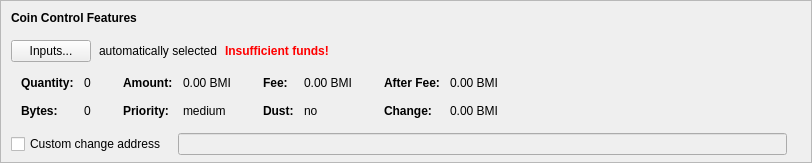
    <widget class="QFrame" name="frameCoinControl">
     <property name="sizePolicy">
      <sizepolicy hsizetype="Expanding" vsizetype="Expanding">
       <horstretch>0</horstretch>
       <verstretch>0</verstretch>
      </sizepolicy>
     </property>
     <property name="maximumSize">
      <size>
       <width>16777215</width>
       <height>16777215</height>
      </size>
     </property>
     <property name="frameShape">
      <enum>QFrame::StyledPanel</enum>
     </property>
     <property name="frameShadow">
      <enum>QFrame::Sunken</enum>
     </property>
     <layout class="QVBoxLayout" name="verticalLayoutCoinControl2">
      <property name="spacing">
       <number>0</number>
      </property>
      <property name="leftMargin">
       <number>0</number>
      </property>
      <property name="topMargin">
       <number>0</number>
      </property>
      <property name="rightMargin">
       <number>0</number>
      </property>
      <property name="bottomMargin">
       <number>6</number>
      </property>
      <item>
       <layout class="QVBoxLayout" name="verticalLayoutCoinControl" stretch="0,0,0,0,1">
        <property name="spacing">
         <number>0</number>
        </property>
        <property name="leftMargin">
         <number>10</number>
        </property>
        <property name="topMargin">
         <number>10</number>
        </property>
        <item>
         <layout class="QHBoxLayout" name="horizontalLayoutCoinControl1">
          <property name="bottomMargin">
           <number>15</number>
          </property>
          <item>
           <widget class="QLabel" name="labelCoinControlFeatures">
            <property name="sizePolicy">
             <sizepolicy hsizetype="Preferred" vsizetype="Maximum">
              <horstretch>0</horstretch>
              <verstretch>0</verstretch>
             </sizepolicy>
            </property>
            <property name="font">
             <font>
              <weight>75</weight>
              <bold>true</bold>
             </font>
            </property>
            <property name="styleSheet">
             <string notr="true">font-weight:bold;</string>
            </property>
            <property name="text">
             <string>Coin Control Features</string>
            </property>
           </widget>
          </item>
         </layout>
        </item>
        <item>
         <layout class="QHBoxLayout" name="horizontalLayoutCoinControl2" stretch="0,0,0,0">
          <property name="spacing">
           <number>8</number>
          </property>
          <property name="bottomMargin">
           <number>10</number>
          </property>
          <item>
           <widget class="QPushButton" name="pushButtonCoinControl">
            <property name="styleSheet">
             <string notr="true"/>
            </property>
            <property name="text">
             <string>Inputs...</string>
            </property>
            <property name="autoDefault">
             <bool>false</bool>
            </property>
           </widget>
          </item>
          <item>
           <widget class="QLabel" name="labelCoinControlAutomaticallySelected">
            <property name="text">
             <string>automatically selected</string>
            </property>
            <property name="margin">
             <number>5</number>
            </property>
           </widget>
          </item>
          <item>
           <widget class="QLabel" name="labelCoinControlInsuffFunds">
            <property name="font">
             <font>
              <weight>75</weight>
              <bold>true</bold>
             </font>
            </property>
            <property name="styleSheet">
             <string notr="true">color:red;font-weight:bold;</string>
            </property>
            <property name="text">
             <string>Insufficient funds!</string>
            </property>
            <property name="margin">
             <number>5</number>
            </property>
           </widget>
          </item>
          <item>
           <spacer name="horizontalSpacerCoinControl">
            <property name="orientation">
             <enum>Qt::Horizontal</enum>
            </property>
            <property name="sizeHint" stdset="0">
             <size>
              <width>40</width>
              <height>1</height>
             </size>
            </property>
           </spacer>
          </item>
         </layout>
        </item>
        <item>
         <widget class="QWidget" name="widgetCoinControl" native="true">
          <property name="sizePolicy">
           <sizepolicy hsizetype="Preferred" vsizetype="Preferred">
            <horstretch>0</horstretch>
            <verstretch>0</verstretch>
           </sizepolicy>
          </property>
          <property name="minimumSize">
           <size>
            <width>0</width>
            <height>0</height>
           </size>
          </property>
          <property name="styleSheet">
           <string notr="true"/>
          </property>
          <layout class="QHBoxLayout" name="horizontalLayoutCoinControl5">
           <property name="leftMargin">
            <number>0</number>
           </property>
           <property name="topMargin">
            <number>0</number>
           </property>
           <property name="rightMargin">
            <number>0</number>
           </property>
           <property name="bottomMargin">
            <number>0</number>
           </property>
           <item>
            <layout class="QHBoxLayout" name="horizontalLayoutCoinControl3" stretch="0,0,0,1">
             <property name="spacing">
              <number>20</number>
             </property>
             <property name="topMargin">
              <number>0</number>
             </property>
             <property name="bottomMargin">
              <number>10</number>
             </property>
             <item>
              <layout class="QFormLayout" name="formLayoutCoinControl1">
               <property name="horizontalSpacing">
                <number>10</number>
               </property>
               <property name="verticalSpacing">
                <number>14</number>
               </property>
               <property name="leftMargin">
                <number>10</number>
               </property>
               <property name="topMargin">
                <number>4</number>
               </property>
               <property name="rightMargin">
                <number>6</number>
               </property>
               <item row="0" column="0">
                <widget class="QLabel" name="labelCoinControlQuantityText">
                 <property name="font">
                  <font>
                   <weight>75</weight>
                   <bold>true</bold>
                  </font>
                 </property>
                 <property name="text">
                  <string>Quantity:</string>
                 </property>
                 <property name="margin">
                  <number>0</number>
                 </property>
                </widget>
               </item>
               <item row="0" column="1">
                <widget class="QLabel" name="labelCoinControlQuantity">
                 <property name="cursor">
                  <cursorShape>IBeamCursor</cursorShape>
                 </property>
                 <property name="contextMenuPolicy">
                  <enum>Qt::ActionsContextMenu</enum>
                 </property>
                 <property name="text">
                  <string notr="true">0</string>
                 </property>
                 <property name="margin">
                  <number>0</number>
                 </property>
                 <property name="textInteractionFlags">
                  <set>Qt::LinksAccessibleByMouse|Qt::TextSelectableByKeyboard|Qt::TextSelectableByMouse</set>
                 </property>
                </widget>
               </item>
               <item row="1" column="0">
                <widget class="QLabel" name="labelCoinControlBytesText">
                 <property name="font">
                  <font>
                   <weight>75</weight>
                   <bold>true</bold>
                  </font>
                 </property>
                 <property name="text">
                  <string>Bytes:</string>
                 </property>
                </widget>
               </item>
               <item row="1" column="1">
                <widget class="QLabel" name="labelCoinControlBytes">
                 <property name="cursor">
                  <cursorShape>IBeamCursor</cursorShape>
                 </property>
                 <property name="contextMenuPolicy">
                  <enum>Qt::ActionsContextMenu</enum>
                 </property>
                 <property name="text">
                  <string notr="true">0</string>
                 </property>
                 <property name="textInteractionFlags">
                  <set>Qt::LinksAccessibleByMouse|Qt::TextSelectableByKeyboard|Qt::TextSelectableByMouse</set>
                 </property>
                </widget>
               </item>
              </layout>
             </item>
             <item>
              <layout class="QFormLayout" name="formLayoutCoinControl2">
               <property name="horizontalSpacing">
                <number>10</number>
               </property>
               <property name="verticalSpacing">
                <number>14</number>
               </property>
               <property name="leftMargin">
                <number>6</number>
               </property>
               <property name="topMargin">
                <number>4</number>
               </property>
               <property name="rightMargin">
                <number>6</number>
               </property>
               <item row="0" column="0">
                <widget class="QLabel" name="labelCoinControlAmountText">
                 <property name="font">
                  <font>
                   <weight>75</weight>
                   <bold>true</bold>
                  </font>
                 </property>
                 <property name="text">
                  <string>Amount:</string>
                 </property>
                 <property name="margin">
                  <number>0</number>
                 </property>
                </widget>
               </item>
               <item row="0" column="1">
                <widget class="QLabel" name="labelCoinControlAmount">
                 <property name="cursor">
                  <cursorShape>IBeamCursor</cursorShape>
                 </property>
                 <property name="contextMenuPolicy">
                  <enum>Qt::ActionsContextMenu</enum>
                 </property>
                 <property name="text">
                  <string notr="true">0.00 BMI</string>
                 </property>
                 <property name="textInteractionFlags">
                  <set>Qt::LinksAccessibleByMouse|Qt::TextSelectableByKeyboard|Qt::TextSelectableByMouse</set>
                 </property>
                </widget>
               </item>
               <item row="1" column="0">
                <widget class="QLabel" name="labelCoinControlPriorityText">
                 <property name="font">
                  <font>
                   <weight>75</weight>
                   <bold>true</bold>
                  </font>
                 </property>
                 <property name="text">
                  <string>Priority:</string>
                 </property>
                </widget>
               </item>
               <item row="1" column="1">
                <widget class="QLabel" name="labelCoinControlPriority">
                 <property name="cursor">
                  <cursorShape>IBeamCursor</cursorShape>
                 </property>
                 <property name="contextMenuPolicy">
                  <enum>Qt::ActionsContextMenu</enum>
                 </property>
                 <property name="text">
                  <string notr="true">medium</string>
                 </property>
                 <property name="textInteractionFlags">
                  <set>Qt::LinksAccessibleByMouse|Qt::TextSelectableByKeyboard|Qt::TextSelectableByMouse</set>
                 </property>
                </widget>
               </item>
              </layout>
             </item>
             <item>
              <layout class="QFormLayout" name="formLayoutCoinControl3">
               <property name="horizontalSpacing">
                <number>10</number>
               </property>
               <property name="verticalSpacing">
                <number>14</number>
               </property>
               <property name="leftMargin">
                <number>6</number>
               </property>
               <property name="topMargin">
                <number>4</number>
               </property>
               <property name="rightMargin">
                <number>6</number>
               </property>
               <item row="0" column="0">
                <widget class="QLabel" name="labelCoinControlFeeText">
                 <property name="font">
                  <font>
                   <weight>75</weight>
                   <bold>true</bold>
                  </font>
                 </property>
                 <property name="text">
                  <string>Fee:</string>
                 </property>
                 <property name="margin">
                  <number>0</number>
                 </property>
                </widget>
               </item>
               <item row="0" column="1">
                <widget class="QLabel" name="labelCoinControlFee">
                 <property name="cursor">
                  <cursorShape>IBeamCursor</cursorShape>
                 </property>
                 <property name="contextMenuPolicy">
                  <enum>Qt::ActionsContextMenu</enum>
                 </property>
                 <property name="text">
                  <string notr="true">0.00 BMI</string>
                 </property>
                 <property name="textInteractionFlags">
                  <set>Qt::LinksAccessibleByMouse|Qt::TextSelectableByKeyboard|Qt::TextSelectableByMouse</set>
                 </property>
                </widget>
               </item>
               <item row="1" column="0">
                <widget class="QLabel" name="labelCoinControlLowOutputText">
                 <property name="font">
                  <font>
                   <weight>75</weight>
                   <bold>true</bold>
                  </font>
                 </property>
                 <property name="text">
                  <string>Dust:</string>
                 </property>
                </widget>
               </item>
               <item row="1" column="1">
                <widget class="QLabel" name="labelCoinControlLowOutput">
                 <property name="cursor">
                  <cursorShape>IBeamCursor</cursorShape>
                 </property>
                 <property name="contextMenuPolicy">
                  <enum>Qt::ActionsContextMenu</enum>
                 </property>
                 <property name="text">
                  <string notr="true">no</string>
                 </property>
                 <property name="textInteractionFlags">
                  <set>Qt::LinksAccessibleByMouse|Qt::TextSelectableByKeyboard|Qt::TextSelectableByMouse</set>
                 </property>
                </widget>
               </item>
              </layout>
             </item>
             <item>
              <layout class="QFormLayout" name="formLayoutCoinControl4">
               <property name="horizontalSpacing">
                <number>10</number>
               </property>
               <property name="verticalSpacing">
                <number>14</number>
               </property>
               <property name="leftMargin">
                <number>6</number>
               </property>
               <property name="topMargin">
                <number>4</number>
               </property>
               <property name="rightMargin">
                <number>6</number>
               </property>
               <item row="0" column="0">
                <widget class="QLabel" name="labelCoinControlAfterFeeText">
                 <property name="font">
                  <font>
                   <weight>75</weight>
                   <bold>true</bold>
                  </font>
                 </property>
                 <property name="text">
                  <string>After Fee:</string>
                 </property>
                 <property name="margin">
                  <number>0</number>
                 </property>
                </widget>
               </item>
               <item row="0" column="1">
                <widget class="QLabel" name="labelCoinControlAfterFee">
                 <property name="cursor">
                  <cursorShape>IBeamCursor</cursorShape>
                 </property>
                 <property name="contextMenuPolicy">
                  <enum>Qt::ActionsContextMenu</enum>
                 </property>
                 <property name="text">
                  <string notr="true">0.00 BMI</string>
                 </property>
                 <property name="textInteractionFlags">
                  <set>Qt::LinksAccessibleByMouse|Qt::TextSelectableByKeyboard|Qt::TextSelectableByMouse</set>
                 </property>
                </widget>
               </item>
               <item row="1" column="0">
                <widget class="QLabel" name="labelCoinControlChangeText">
                 <property name="font">
                  <font>
                   <weight>75</weight>
                   <bold>true</bold>
                  </font>
                 </property>
                 <property name="text">
                  <string>Change:</string>
                 </property>
                </widget>
               </item>
               <item row="1" column="1">
                <widget class="QLabel" name="labelCoinControlChange">
                 <property name="cursor">
                  <cursorShape>IBeamCursor</cursorShape>
                 </property>
                 <property name="contextMenuPolicy">
                  <enum>Qt::ActionsContextMenu</enum>
                 </property>
                 <property name="text">
                  <string notr="true">0.00 BMI</string>
                 </property>
                 <property name="textInteractionFlags">
                  <set>Qt::LinksAccessibleByMouse|Qt::TextSelectableByKeyboard|Qt::TextSelectableByMouse</set>
                 </property>
                </widget>
               </item>
              </layout>
             </item>
            </layout>
           </item>
          </layout>
         </widget>
        </item>
        <item>
         <layout class="QHBoxLayout" name="horizontalLayoutCoinControl4" stretch="0,0,0">
          <property name="spacing">
           <number>12</number>
          </property>
          <property name="sizeConstraint">
           <enum>QLayout::SetDefaultConstraint</enum>
          </property>
          <property name="topMargin">
           <number>5</number>
          </property>
          <property name="rightMargin">
           <number>5</number>
          </property>
          <item>
           <widget class="QCheckBox" name="checkBoxCoinControlChange">
            <property name="toolTip">
             <string>If this is activated, but the change address is empty or invalid, change will be sent to a newly generated address.</string>
            </property>
            <property name="text">
             <string>Custom change address</string>
            </property>
           </widget>
          </item>
          <item>
           <widget class="QValidatedLineEdit" name="lineEditCoinControlChange">
            <property name="enabled">
             <bool>false</bool>
            </property>
            <property name="sizePolicy">
             <sizepolicy hsizetype="Expanding" vsizetype="Fixed">
              <horstretch>0</horstretch>
              <verstretch>0</verstretch>
             </sizepolicy>
            </property>
           </widget>
          </item>
          <item>
           <widget class="QLabel" name="labelCoinControlChangeLabel">
            <property name="sizePolicy">
             <sizepolicy hsizetype="Preferred" vsizetype="Expanding">
              <horstretch>0</horstretch>
              <verstretch>0</verstretch>
             </sizepolicy>
            </property>
            <property name="minimumSize">
             <size>
              <width>0</width>
              <height>0</height>
             </size>
            </property>
            <property name="text">
             <string/>
            </property>
            <property name="margin">
             <number>3</number>
            </property>
           </widget>
          </item>
         </layout>
        </item>
        <item>
         <spacer name="verticalSpacerCoinControl">
          <property name="orientation">
           <enum>Qt::Vertical</enum>
          </property>
          <property name="sizeHint" stdset="0">
           <size>
            <width>800</width>
            <height>1</height>
           </size>
          </property>
         </spacer>
        </item>
       </layout>
      </item>
     </layout>
    </widget>
